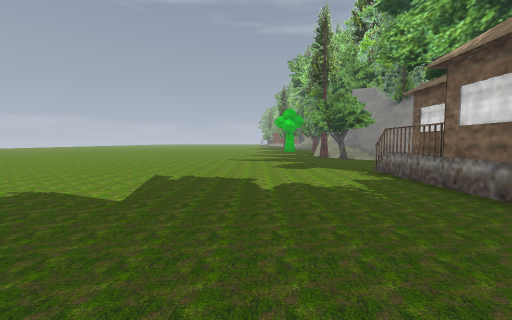
view 1 (above)

24 first-person views from a walk through a level from a Godot 3-D game. The camera is 1.5 m above the floor, tilts 4° down and sees 90° across. The floor is counted in squares, 2 m on a side. Each view is taken from the middle of a square. On the plan, view 1 faces up. The plan holds only what a view shows up to about 9 squares ahead; the rest is blank. The place goes on beyond the plan. Some surface patterns are stand-ins.

view 2
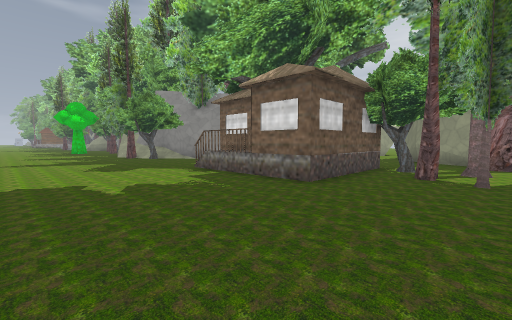

view 3
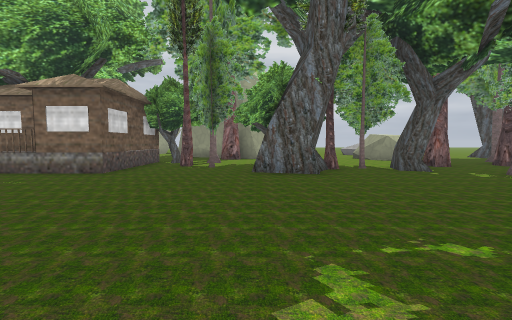

view 4
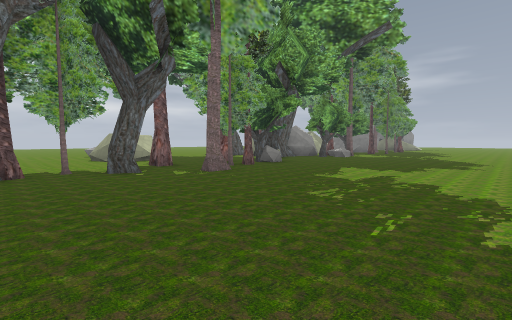

view 5
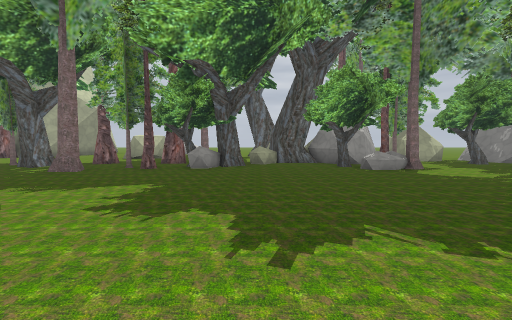

view 6
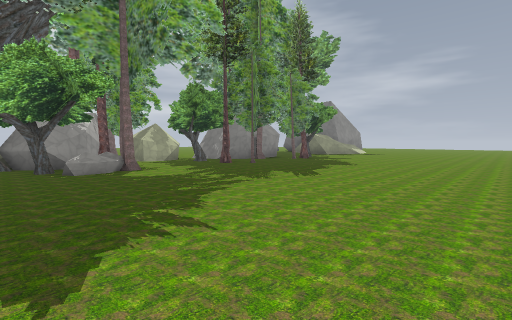

view 7
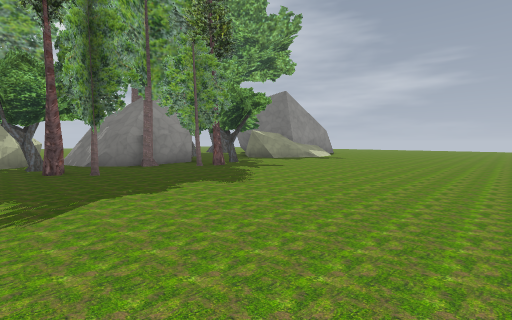

view 8
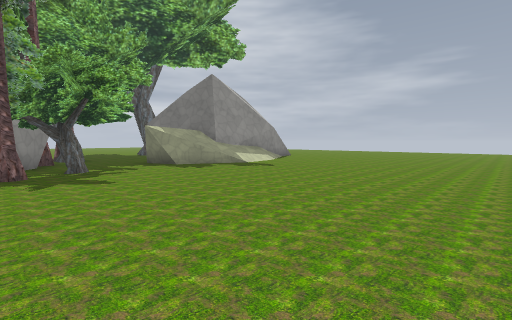

view 9
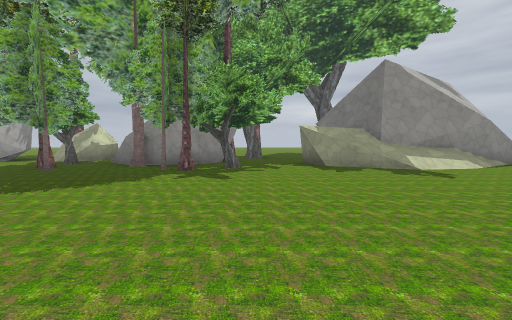

view 10
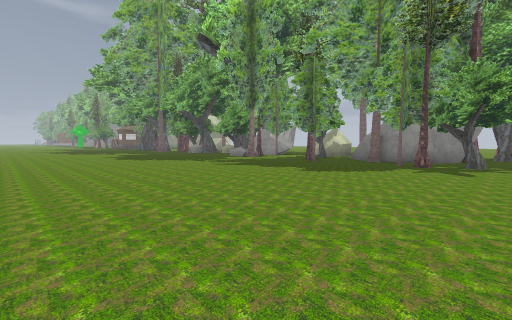

view 11
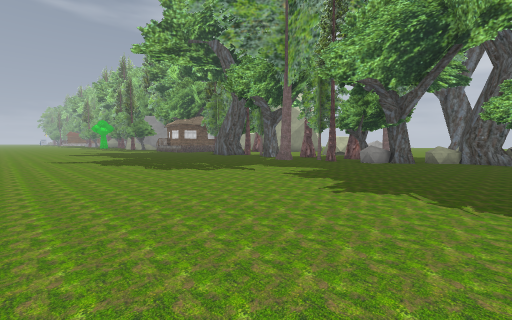

view 12
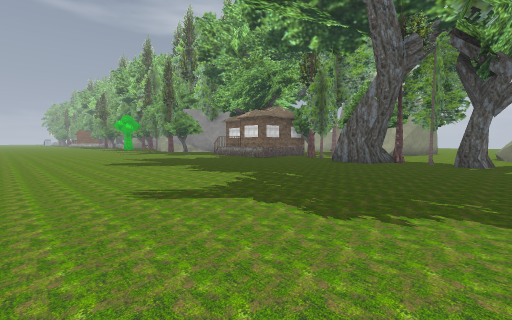

view 13
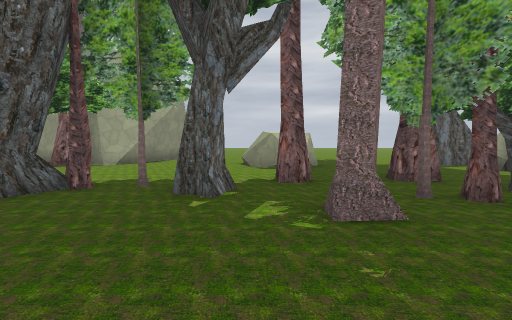

view 14
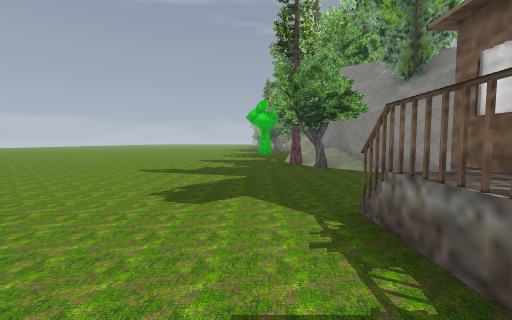

view 15
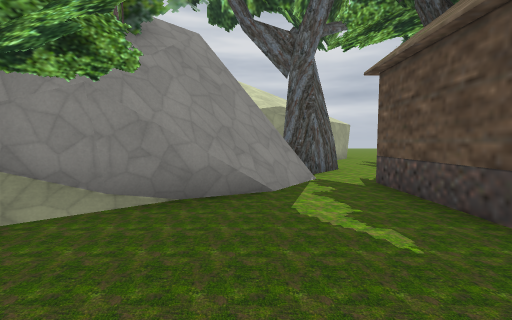

view 16
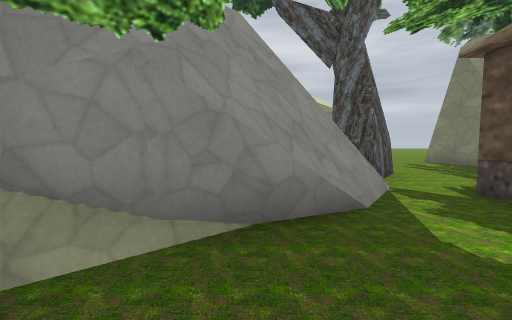

view 17
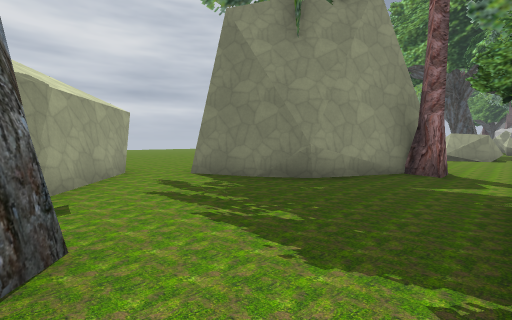

view 18
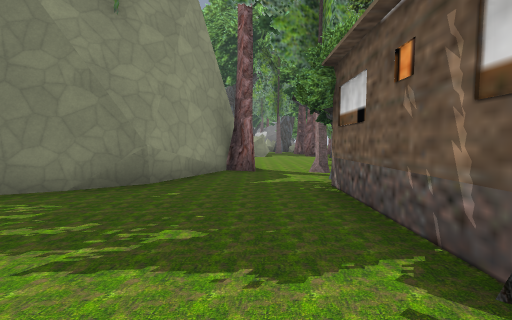

view 19
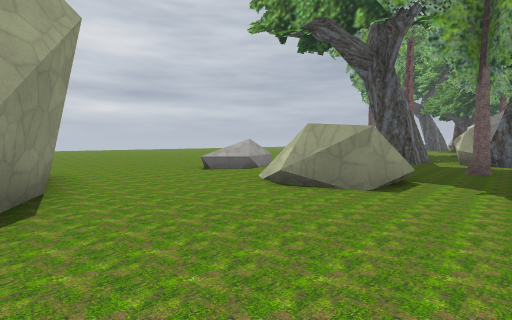

view 20
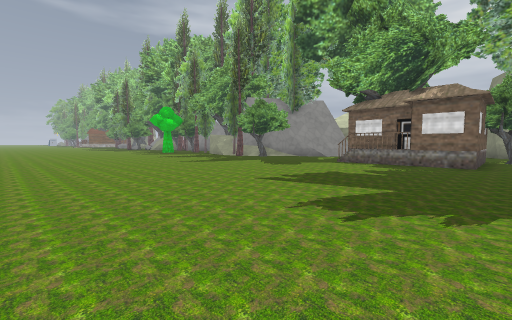

view 21
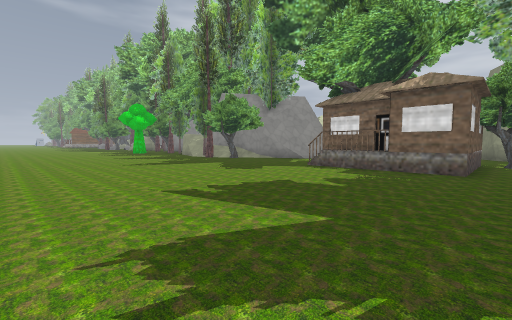

view 22
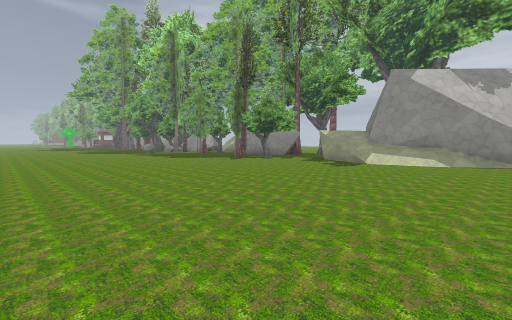

view 23
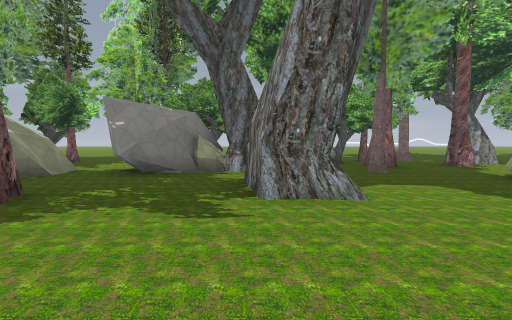

view 24
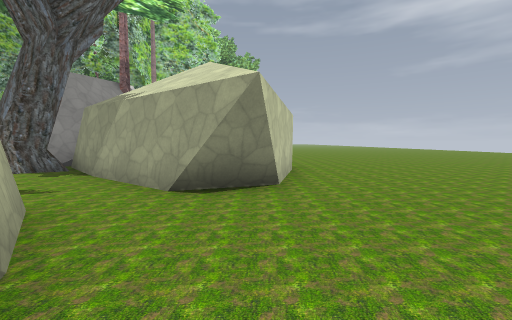

### Floor plan
Key: @ floor where view 1 was taken; # wall or solid block; x gap in a wall; . floor; / step, stairs or slope; = window, fence, low wall or low ledge; ^ raised ledge; H house; T tree; R rock.
Columns run from 6 left of view 1 to 23 right of it. Each row starts with its distance up from view 1.
 13 .........TT#
 12 ..........T#
 11 .........T.##
 10 ............#          .......
  9 ............###        .......
  8 .............#####   ##......
  7 ...............#.##  #......
  6 .........HHHH.....####.....
  5 .........HHHH.......##....
  4 .........HHHH............
  3 .........HHHT....###....
  2 ............T...##   ...
  1 ...........T#..##    .
  0 ......@....T...#
 -1 ..........#....##
 -2 .........##T....###
 -3 ..........T............
 -4 ..........T............
 -5 ..........#...........
 -6 ..............##=.R..
 -7 .........#.#..#  .R.
 -8 .........T......  RR
 -9 .........T.#....
-10 .........TT..#...
-11 ..........R .......
-12 ...........^...#...
-13 ...........###x#....
-14 ...........###.....
-15 .........RT###.....
-16 .........RT###...
-17 ...........T....
-18 ............###
-19 ..........TT##
-20 .........TTT##
-21 .........T.###
-22 ..........##
-23 .........T.#
-24 .........T.#
-25 .........TT.##
-26 .............
-27 ............
-28 ..........##
-29 ..........#=
-30 .........=##
-31 ........./#=
-32 ........./##
-33 ........../#
-34 ........../#

Positions as (right, up) in squares from view 1, and headings:
1: (0, 0), facing up
2: (-1, 0), facing up-right
3: (-3, -1), facing right
4: (-3, -3), facing down-right
5: (-4, -12), facing right
6: (-4, -14), facing down-right
7: (-4, -19), facing down-right
8: (-4, -24), facing down-right
9: (-4, -26), facing right
10: (-6, -26), facing up-right
11: (-6, -14), facing up-right
12: (-6, -6), facing up-right
13: (0, -6), facing right
14: (2, 4), facing up
15: (2, 9), facing right
16: (3, 10), facing right
17: (7, 7), facing down-right
18: (8, 7), facing down
19: (6, -2), facing down-right
20: (-6, 2), facing up-right
21: (-4, 2), facing up-right
22: (-6, -34), facing up-right
23: (13, -13), facing left
24: (15, 1), facing up
